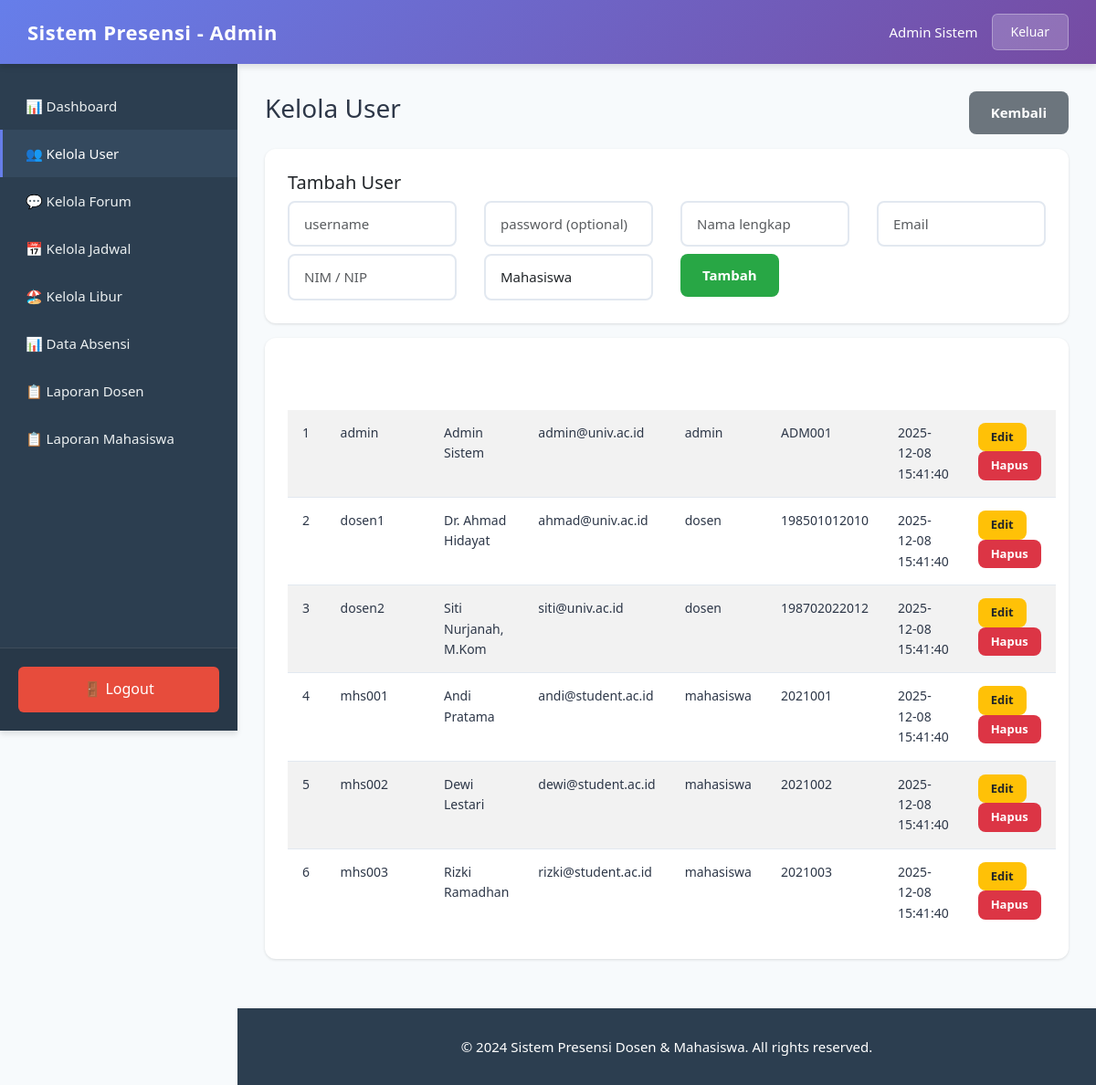
Page /admin/kelola_user.php (signed in) on the committed database.
### tables this page shows
CREATE TABLE users (
    id INT AUTO_INCREMENT PRIMARY KEY,
    username VARCHAR(50) NOT NULL UNIQUE,
    password VARCHAR(255) NOT NULL,
    nama_lengkap VARCHAR(100) NOT NULL,
    email VARCHAR(100),
    nim_nip VARCHAR(20),
    role ENUM('admin', 'dosen', 'mahasiswa') NOT NULL,
    created_at TIMESTAMP DEFAULT CURRENT_TIMESTAMP
);

### admin/kelola_user.php (the view, shortened to what this page needs)
<?php
require_once __DIR__ . '/../config.php';
$res = $conn->query("SELECT id,username,nama_lengkap,email,role,nim_nip,created_at FROM users ORDER BY created_at DESC");
include __DIR__ . '/../includes/header.php';
?>
<div class="d-flex justify-content-between align-items-center mb-3">
  <h3>Kelola User</h3>
  <a href="dashboard.php" class="btn btn-secondary">Kembali</a>
</div>
<div class="card mb-3">
  <div class="card-body">
    <h5>Tambah User</h5>
    <form method="post" class="row g-2">
      <div class="col-md-3"><input name="username" class="form-control" placeholder="username" required></div>
      <div class="col-md-3"><input name="password" class="form-control" placeholder="password (optional)"></div>
      <div class="col-md-3"><input name="nama_lengkap" class="form-control" placeholder="Nama lengkap" required></div>
      <div class="col-md-3"><input name="email" class="form-control" placeholder="Email"></div>
      <div class="col-md-3"><input name="nim_nip" class="form-control" placeholder="NIM / NIP"></div>
      <div class="col-md-3">
        <select name="role" class="form-control" required>
          <option value="mahasiswa">Mahasiswa</option>
        </select>
      </div>
      <div class="col-md-3"><button name="add_user" class="btn btn-success">Tambah</button></div>
    </form>
  </div>
</div>
<div class="card">
  <div class="card-body">
    <table class="table table-striped">
      <thead><tr><th>#</th><th>Username</th><th>Nama</th><th>Email</th><th>Role</th><th>NIM/NIP</th><th>Dibuat</th><th>Aksi</th></tr></thead>
      <tbody>
        <?php $i=1; while($r = $res->fetch_assoc()): ?>
        <tr>
          <td><?=$i++?></td>
          <td><?=htmlspecialchars($r['username'])?></td>
          <td><?=htmlspecialchars($r['nama_lengkap'])?></td>
          <td><?=htmlspecialchars($r['email'])?></td>
          <td><?=htmlspecialchars($r['role'])?></td>
          <td><?=htmlspecialchars($r['nim_nip'])?></td>
          <td><?=htmlspecialchars($r['created_at'])?></td>
          <td>
            <a href="user_edit.php?id=<?=$r['id']?>" class="btn btn-sm btn-warning">Edit</a>
            <a href="kelola_user.php?delete=<?=$r['id']?>" class="btn btn-sm btn-danger" onclick="return confirm('Hapus user?')">Hapus</a>
          </td>
        </tr>
        <?php endwhile; ?>
      </tbody>
    </table>
  </div>
</div>
<?php include __DIR__ . '/../includes/footer.php'; ?>

### assets/css/style.css (style rules this page uses)
:root { --primary-gradient-start: #667eea; --primary-gradient-end: #764ba2; --sidebar-bg: #2c3e50; --sidebar-active: #34495e; --text-dark: #2d3748; --text-light: #718096; --border-color: #e2e8f0; --shadow-sm: 0 1px 3px rgba(0, 0, 0, 0.12); --shadow-md: 0 4px 6px rgba(0, 0, 0, 0.1); --shadow-lg: 0 10px 15px rgba(0, 0, 0, 0.1); --transition: all 0.3s ease; }
* { margin: 0; padding: 0; box-sizing: border-box; }
body { font-family: 'Segoe UI', Tahoma, Geneva, Verdana, sans-serif; background: #f7fafc; color: var(--text-dark); line-height: 1.6; min-height: 100vh; }
.form-control { width: 100%; padding: 12px 16px; border: 2px solid var(--border-color); border-radius: 8px; font-size: 15px; transition: var(--transition); background: white; }
.btn { padding: 12px 24px; font-size: 15px; font-weight: 600; border-radius: 8px; border: none; cursor: pointer; transition: var(--transition); text-decoration: none; display: inline-block; text-align: center; }
.table { width: 100%; margin: 0; }
.table thead { background: linear-gradient(135deg, var(--primary-gradient-start), var(--primary-gradient-end)); }
.table thead th { color: white; font-weight: 600; padding: 16px; font-size: 14px; text-transform: uppercase; letter-spacing: 0.5px; border: none; }
.table tbody td { padding: 14px 16px; font-size: 14px; color: var(--text-dark); border-bottom: 1px solid var(--border-color); }
.table tbody tr:last-child td { border-bottom: none; }
.card { background: white; border-radius: 12px; box-shadow: var(--shadow-sm); margin-bottom: 24px; border: none; overflow: hidden; }
.card-body { padding: 25px; }
.btn-sm { padding: 6px 14px; font-size: 13px; }
.btn-success { background: #28a745; color: white; }
.btn-danger { background: #dc3545; color: white; }
.btn-warning { background: #ffc107; color: #212529; }
.btn-secondary { background: #6c757d; color: white; }
.mb-3 { margin-bottom: 1rem; }
.d-flex { display: flex; }
.justify-content-between { justify-content: space-between; }
.align-items-center { align-items: center; }
.row { display: flex; flex-wrap: wrap; margin-left: -15px; margin-right: -15px; }
.row > * { padding-left: 15px; padding-right: 15px; }

### rows in the picture
users: username "admin", nama_lengkap "Admin Sistem", email "admin@univ.ac.id", role "admin", nim_nip "ADM001", created_at "2025-12-08 15:41:40"
users: username "dosen1", nama_lengkap "Dr. Ahmad Hidayat", email "ahmad@univ.ac.id", role "dosen", nim_nip "198501012010", created_at "2025-12-08 15:41:40"
users: username "dosen2", nama_lengkap "Siti Nurjanah, M.Kom", email "siti@univ.ac.id", role "dosen", nim_nip "198702022012", created_at "2025-12-08 15:41:40"
users: username "mhs001", nama_lengkap "Andi Pratama", email "andi@student.ac.id", role "mahasiswa", nim_nip "2021001", created_at "2025-12-08 15:41:40"
users: username "mhs002", nama_lengkap "Dewi Lestari", email "dewi@student.ac.id", role "mahasiswa", nim_nip "2021002", created_at "2025-12-08 15:41:40"
users: username "mhs003", nama_lengkap "Rizki Ramadhan", email "rizki@student.ac.id", role "mahasiswa", nim_nip "2021003", created_at "2025-12-08 15:41:40"

### other values in the picture
$_SESSION['role'] "Admin"
$_SESSION['nama'] "Admin Sistem"
